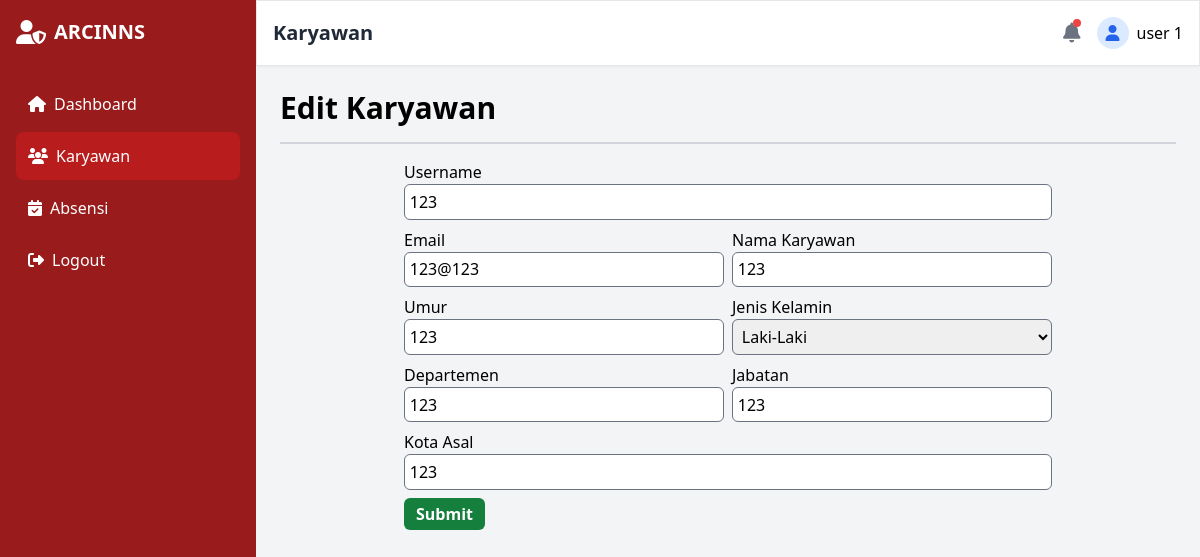
/pages/karyawan/edit.php?nip=123 (signed in), run on the app's committed database.
### tables this page shows
CREATE TABLE IF NOT EXISTS `users` (
  `NIP` int NOT NULL,
  `username` varchar(50) NOT NULL,
  `email` varchar(255) NOT NULL,
  `password` varchar(255) NOT NULL,
  `nama` varchar(255),
  `umur` int NOT NULL,
  `jenis_kelamin` enum('L','P') NOT NULL,
  `departemen` varchar(255),
  `jabatan` varchar(255),
  `kota_asal` varchar(255),
  PRIMARY KEY (`NIP`)
);

### pages/karyawan/edit.php (the view, shortened to what this page needs)
<?php
require_once("../../db/config.php");
$get_nip = $_GET["nip"] ?? "";
$select_query = "SELECT * FROM users WHERE NIP = ?";
$stmt = $db->prepare($select_query);
$stmt->bind_param("i", $get_nip);
$stmt->execute();
$data_karyawan = $stmt->get_result()->fetch_assoc();
?>
<!DOCTYPE html>
<html lang="id">
<head>
  <script src="https://cdn.tailwindcss.com"></script>
  <link href="https://cdnjs.cloudflare.com/ajax/libs/font-awesome/6.4.0/css/all.min.css" rel="stylesheet">
</head>
<body class=" bg-gray-100 font-sans">
  <div class="flex h-screen">
    <div class="w-64 bg-red-800 text-white p-4 hidden md:block">
      <div class="flex items-center space-x-2 mb-8">
        <i class="fas fa-user-shield text-2xl"></i>
        <h1 class="text-xl font-bold">ARCINNS</h1>
      </div>
      <nav class="space-y-1">
        <a href="../../index.php" class="flex items-center space-x-2 p-3 rounded-lg hover:bg-red-700">
          <i class="fas fa-home"></i>
          <span>Dashboard</span>
        </a>
        <a href="daftar.php" class="flex items-center space-x-2 p-3 rounded-lg bg-red-700">
          <i class="fas fa-users"></i>
          <span>Karyawan</span>
        </a>
        <a href="../absensi/daftar.php" class="flex items-center space-x-2 p-3 rounded-lg hover:bg-red-700">
          <i class="fas fa-calendar-check"></i>
          <span>Absensi</span>
        </a>
        <a href="../logout.php" class="flex items-center space-x-2 p-3 rounded-lg hover:bg-red-700 mt-10">
          <i class="fas fa-sign-out-alt"></i>
          <span>Logout</span>
        </a>
      </nav>
    </div>
    <div class="flex-1 overflow-auto">
      <header class="bg-white shadow-sm border border-bottom">
        <div class="flex justify-between items-center p-4">
          <h2 class="text-xl font-semibold text-gray-800">
            Karyawan
          </h2>
          <div class="flex items-center space-x-4">
            <div class="relative">
              <i class="fas fa-bell text-gray-500 text-xl"></i>
              <span class="absolute top-0 right-0 h-2 w-2 rounded-full bg-red-500"></span>
            </div>
            <div class="flex items-center space-x-2">
              <div class="h-8 w-8 bg-blue-100 rounded-full flex items-center justify-center">
                <i class="fas fa-user text-blue-600"></i>
              </div>
              <span class="font-medium">
                <?= $_SESSION["username"] ?>
              </span>
            </div>
          </div>
        </div>
      </header>
      <main class="p-6 grid gap-[1rem]">
        <h1 class="text-3xl font-bold">
          Edit Karyawan
        </h1>
        <hr class="border-b border-gray-300">
        <?php if (isset($data_karyawan)): ?>
          <div class="flex justify-center">
            <form action="edit.php" method="post" class="grid grid-cols-2 w-fit gap-[0.5rem]">
              <div class="username col-span-2">
                <label for="username" class="block capitalize">Username</label>
                <input type="text" name="username" id="username" value="<?= $data_karyawan["username"] ?>" class="w-full p-[0.3rem] rounded-md border border-gray-500" required>
              </div>
              <div class="email">
                <label for="email" class="block capitalize">Email</label>
                <input type="email" name="email" id="email" value="<?= $data_karyawan["email"] ?>" class="w-[20rem] p-[0.3rem] rounded-md border border-gray-500" required>
              </div>
              <div class="nama">
                <label for="nama" class="block capitalize">Nama Karyawan</label>
                <input type="text" name="nama" id="nama" value="<?= $data_karyawan["nama"] ?>" class="w-[20rem] p-[0.3rem] rounded-md border border-gray-500" required>
              </div>
              <div class="umur">
                <label for="umur" class="block capitalize">Umur</label>
                <input type="number" name="umur" id="umur" value="<?= $data_karyawan["umur"] ?>" class="w-[20rem] p-[0.3rem] rounded-md border border-gray-500" required>
              </div>
              <div class="jenis-kelamin">
                <label for="jenis-kelamin" class="block capitalize">Jenis Kelamin</label>
                <select name="jenis-kelamin" id="jenis-kelamin" class="w-[20rem] p-[0.3rem] rounded-md border border-gray-500" required>
                  <option value="L" <?= $data_karyawan["jenis_kelamin"] == "L" ? "selected" : "" ?>>Laki-Laki</option>
                </select>
              </div>
              <div class="departemen">
                <label for="departemen" class="block capitalize">Departemen</label>
                <input type="text" name="departemen" id="departemen" value="<?= $data_karyawan["departemen"] ?>" class="w-[20rem] p-[0.3rem] rounded-md border border-gray-500" required>
              </div>
              <div class="jabatan">
                <label for="jabatan" class="block capitalize">Jabatan</label>
                <input type="text" name="jabatan" id="jabatan" value="<?= $data_karyawan["jabatan"] ?>" class="w-[20rem] p-[0.3rem] rounded-md border border-gray-500" required>
              </div>
              <div class="kota-asal col-span-2 w-full">
                <label for="kota-asal" class="block capitalize">Kota Asal</label>
                <input type="text" name="kota-asal" id="kota-asal" value="<?= $data_karyawan["kota_asal"] ?>" class="w-full p-[0.3rem] rounded-md border border-gray-500" required>
              </div>
              <div class="button">
                <button type="submit" name="submit" value="submit" class="bg-green-700 px-3 py-1 rounded-md font-bold text-white hover:bg-green-800 transition-all">
                  Submit
                </button>
              </div>
            </form>
          </div>
        <?php endif ?>
      </main>
    </div>
  </div>
</body>
</html>

### data on the page
users: username "123", email "123@123", nama "123", umur "123", jenis-kelamin "Laki-Laki", departemen "123", jabatan "123", kota-asal "123"

### other printed values
$_SESSION["username"] "user 1"
